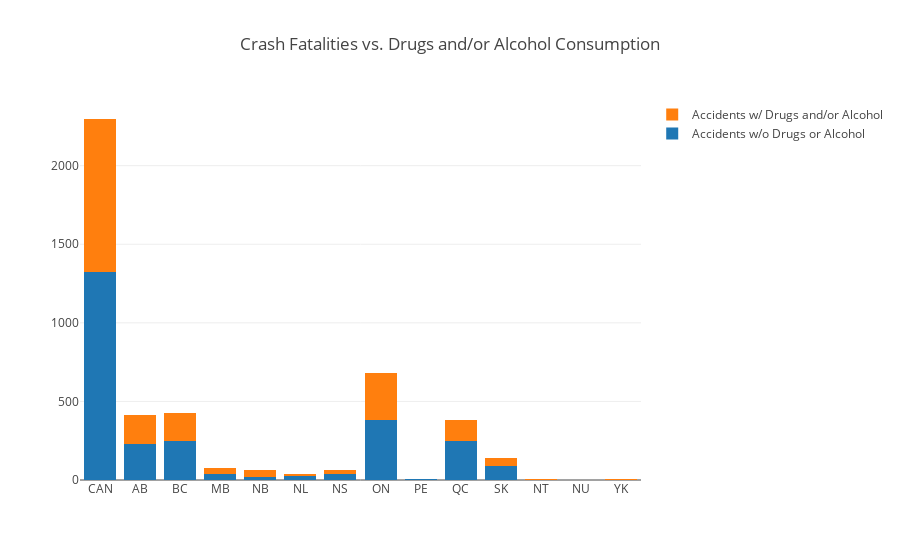

The code cell stored with this chart in its notebook:
### Markdown cell above
<h1><a name="likely" style="text-decoration: none; color: black;">How Likely Is It, Really?</a></h1>

<img src="CALMImages/car_crash.jpg" style="width:300px; float:right; padding-left: 10px">

Run the code segment below to examine the crash fatality and drug testing data from 2014<sub>[1]</sub> in the bar chart below. Notice how almost if not half the accidents across Canada and in each province or territory involved drug and/or alcohol abuse. 

_Note values in chart are rounded and that only a limited number of crash victims in NWT and YK were tested for alcohol and/or drugs, therefore their presence has been assumed to be the same as those among drivers of highway vehicles in the rest of Canada dying within 30 days of the crash_.

### Code cell
# If you're interested in how this graph was made, check out crash.py in the src folder!
# Don't worry if you accidently make any changes to the code!
# Just re-download the notebook from the server and you'll get the original copy back.
import crash as cr
cr.graph()

### Figure 1 — Plotly figure (JSON) as saved in the notebook; plotly's stock layout.template omitted (floating-point values rounded to 4 significant figures)
{"data": [{"name": "Accidents w/o Drugs or Alcohol", "type": "bar", "uid": "921858fe-9b1e-11e8-a2bc-28cfe9142f7f", "x": ["CAN", "AB", "BC", "MB", "NB", "NL", "NS", "ON", "PE", "QC", "SK", "NT", "NU", "YK"], "y": [1323, 232, 246, 39, 20, 23, 39, 382, 4, 248, 88, 3, 0, 3]}, {"name": "Accidents w/ Drugs and/or Alcohol", "type": "bar", "uid": "92185d4a-9b1e-11e8-a2bc-28cfe9142f7f", "x": ["CAN", "AB", "BC", "MB", "NB", "NL", "NS", "ON", "PE", "QC", "SK", "NT", "NU", "YK"], "y": [974, 182, 181, 40, 41, 17, 23, 296, 2, 133, 51, 2, 0, 2]}], "layout": {"barmode": "stack", "title": "Crash Fatalities vs. Drugs and/or Alcohol Consumption"}}
